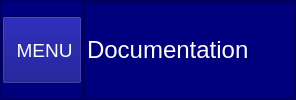
    <widget class="QFrame" name="frame">
     <property name="minimumSize">
      <size>
       <width>0</width>
       <height>70</height>
      </size>
     </property>
     <property name="styleSheet">
      <string notr="true">color: rgb(255, 255, 255);
background-color: rgb(0, 0, 127);</string>
     </property>
     <property name="frameShape">
      <enum>QFrame::StyledPanel</enum>
     </property>
     <property name="frameShadow">
      <enum>QFrame::Raised</enum>
     </property>
     <layout class="QHBoxLayout" name="horizontalLayout">
      <property name="spacing">
       <number>0</number>
      </property>
      <property name="leftMargin">
       <number>0</number>
      </property>
      <property name="topMargin">
       <number>0</number>
      </property>
      <property name="rightMargin">
       <number>0</number>
      </property>
      <property name="bottomMargin">
       <number>0</number>
      </property>
      <item>
       <widget class="QFrame" name="frame_3">
        <property name="frameShape">
         <enum>QFrame::StyledPanel</enum>
        </property>
        <property name="frameShadow">
         <enum>QFrame::Raised</enum>
        </property>
        <layout class="QVBoxLayout" name="verticalLayout_2">
         <property name="spacing">
          <number>0</number>
         </property>
         <property name="leftMargin">
          <number>0</number>
         </property>
         <property name="topMargin">
          <number>0</number>
         </property>
         <property name="rightMargin">
          <number>0</number>
         </property>
         <property name="bottomMargin">
          <number>0</number>
         </property>
         <item>
          <widget class="QPushButton" name="pushButton">
           <property name="minimumSize">
            <size>
             <width>0</width>
             <height>68</height>
            </size>
           </property>
           <property name="font">
            <font>
             <pointsize>14</pointsize>
            </font>
           </property>
           <property name="styleSheet">
            <string notr="true">QPushButton#pushButton:hover{
	background-color: rgb(85, 0, 127);
	color: rgb(170, 255, 127);
}

QPushButton#pushButton:pressed{
	
	background-color: rgb(0, 170, 0);
}</string>
           </property>
           <property name="text">
            <string> MENU</string>
           </property>
           <property name="icon">
            <iconset resource="Icon.qrc">
             <normaloff>:/Icon/icons/icon_menu.png</normaloff>:/Icon/icons/icon_menu.png</iconset>
           </property>
          </widget>
         </item>
        </layout>
       </widget>
      </item>
      <item>
       <widget class="QFrame" name="frame_4">
        <property name="frameShape">
         <enum>QFrame::StyledPanel</enum>
        </property>
        <property name="frameShadow">
         <enum>QFrame::Raised</enum>
        </property>
       </widget>
      </item>
      <item alignment="Qt::AlignHCenter">
       <widget class="QFrame" name="frame_5">
        <property name="styleSheet">
         <string notr="true">aaaa</string>
        </property>
        <property name="frameShape">
         <enum>QFrame::StyledPanel</enum>
        </property>
        <property name="frameShadow">
         <enum>QFrame::Raised</enum>
        </property>
        <layout class="QVBoxLayout" name="verticalLayout_3">
         <property name="spacing">
          <number>0</number>
         </property>
         <property name="leftMargin">
          <number>0</number>
         </property>
         <property name="topMargin">
          <number>0</number>
         </property>
         <property name="rightMargin">
          <number>0</number>
         </property>
         <property name="bottomMargin">
          <number>0</number>
         </property>
         <item>
          <widget class="QLineEdit" name="lineEdit">
           <property name="sizePolicy">
            <sizepolicy hsizetype="Preferred" vsizetype="Preferred">
             <horstretch>0</horstretch>
             <verstretch>0</verstretch>
            </sizepolicy>
           </property>
           <property name="maximumSize">
            <size>
             <width>212</width>
             <height>16777215</height>
            </size>
           </property>
           <property name="font">
            <font>
             <pointsize>18</pointsize>
            </font>
           </property>
           <property name="styleSheet">
            <string notr="true">color: rgb(255, 255, 255);</string>
           </property>
           <property name="text">
            <string>Documentation</string>
           </property>
          </widget>
         </item>
        </layout>
       </widget>
      </item>
      <item>
       <widget class="QFrame" name="frame_7">
        <property name="frameShape">
         <enum>QFrame::StyledPanel</enum>
        </property>
        <property name="frameShadow">
         <enum>QFrame::Raised</enum>
        </property>
       </widget>
      </item>
     </layout>
    </widget>
